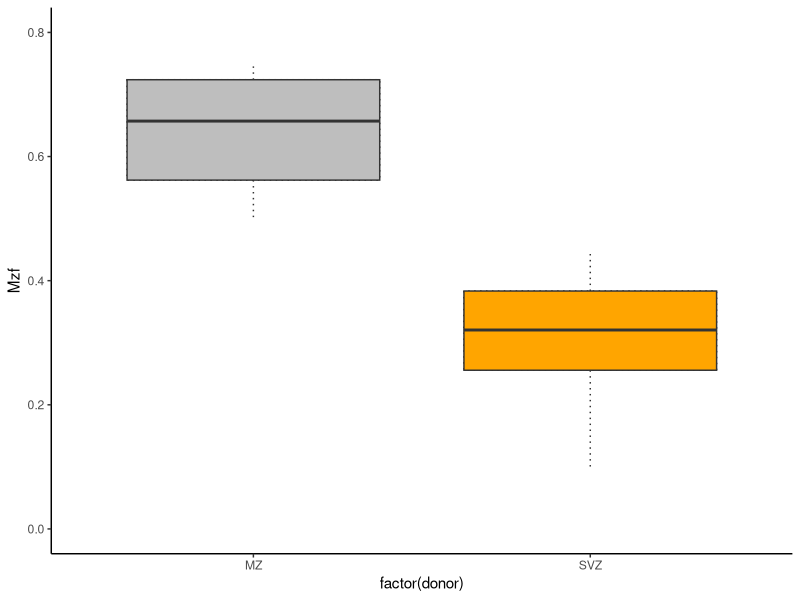

Write R code to recreate this figure.
library (plotrix) #use for std.error
library (ggplot2) #use for ggplot
library (plyr) #use for ddply
#load the data
DATA1 <- read.csv("Mzsvz_transplant.csv")
mm1 <- ddply(DATA1, .(experiment, donor), summarise, Mzf= Cell_MZ/Cell_t)

#mm2 <- ddply(mm1, .(imagename), summarise, sstf = sst_tdt_t/tdt_t, pvf = pv_tdt_t/tdt_t)

gp <- ggplot(mm1, aes(x = factor(donor), y = Mzf), fill = donor) + 
  geom_boxplot(outlier.colour  = NA, linetype = "dotted") +
  geom_boxplot(aes(ymin=..lower.., ymax=..upper..), outlier.colour  = NA, 
               fill = c("gray", "orange")) + 
  theme_classic () +
  ylim(0,0.8)
  ylab("Fraction of reporter+ cells")
t.test(Mzf ~ donor, data = mm1)
